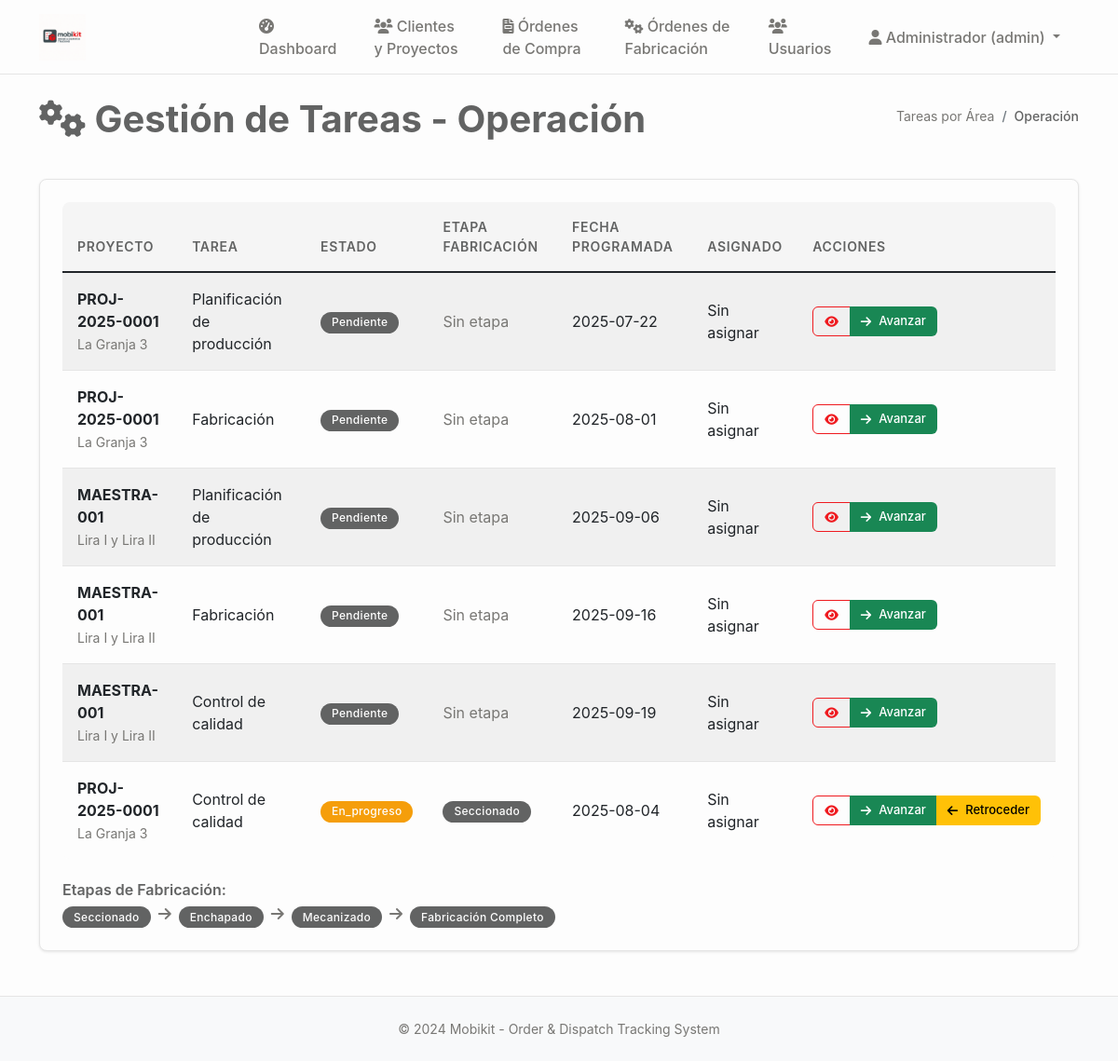
The page /tareas/operacion (signed in) on the database as committed earlier.
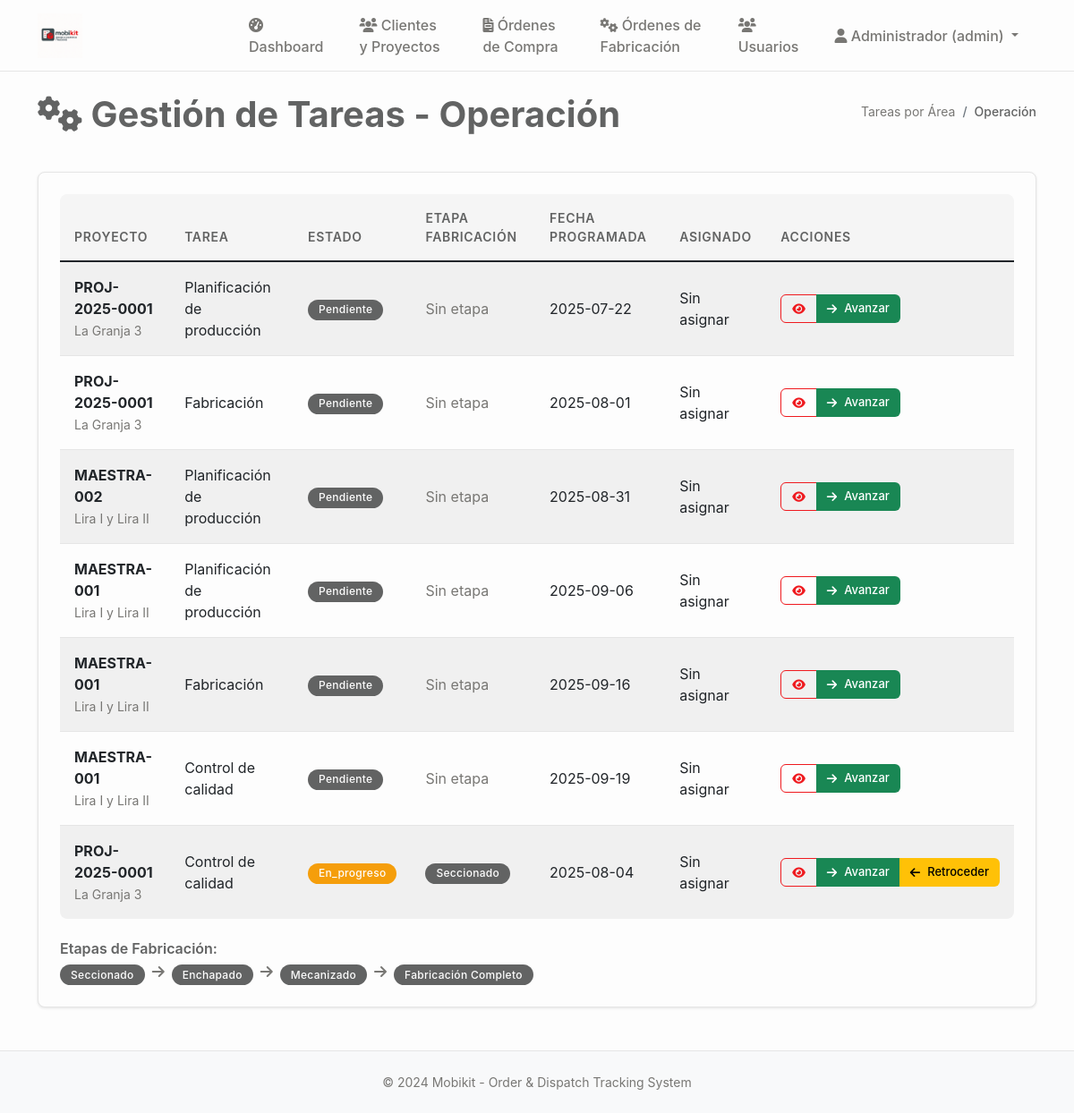
The same page on the database as committed later.
### tables this page shows
CREATE TABLE tareas (
    id INTEGER PRIMARY KEY AUTOINCREMENT,
    proyecto_id INTEGER NOT NULL,
    codigo TEXT, -- Código de tarea opcional
    titulo TEXT NOT NULL,
    descripcion TEXT,
    tipo TEXT DEFAULT 'general' CHECK (tipo IN ('diseño', 'fabricación', 'control_calidad', 'embalaje', 'despacho', 'general')),
    rol_asignado TEXT NOT NULL,
    usuario_asignado_id INTEGER,
    area_id INTEGER,
    estado TEXT DEFAULT 'pendiente' CHECK (estado IN ('pendiente', 'en_progreso', 'pausada', 'completada', 'cancelada')),
    prioridad TEXT DEFAULT 'media' CHECK (prioridad IN ('baja', 'media', 'alta', 'urgente')),
    fecha_programada DATE,
    fecha_inicio TIMESTAMP,
    fecha_completada TIMESTAMP,
    tiempo_estimado INTEGER, -- En horas
    tiempo_real INTEGER, -- En horas
    dependencias TEXT, -- JSON con IDs de tareas dependientes
    observaciones TEXT,
    created_at TIMESTAMP DEFAULT CURRENT_TIMESTAMP,
    updated_at TIMESTAMP DEFAULT CURRENT_TIMESTAMP, etapa_fabricacion TEXT 
                CHECK (etapa_fabricacion IN ('seccionado', 'enchapado', 'mecanizado', 'fabricacion_completo')),
    FOREIGN KEY (proyecto_id) REFERENCES proyectos (id),
    FOREIGN KEY (usuario_asignado_id) REFERENCES usuarios (id),
    FOREIGN KEY (area_id) REFERENCES areas (id)
);

CREATE TABLE proyectos (
                id INTEGER PRIMARY KEY AUTOINCREMENT,
                codigo TEXT UNIQUE NOT NULL,
                nombre TEXT NOT NULL,
                cliente_id INTEGER NOT NULL,
                descripcion TEXT,
                estado TEXT DEFAULT 'en_desarrollo' CHECK (estado IN ('en_desarrollo', 'aprobado_produccion', 'seccionado', 'enchapado', 'mecanizado', 'produccion_completa', 'embalando', 'listo_despacho', 'entregado', 'cancelado')),
                prioridad TEXT DEFAULT 'media' CHECK (prioridad IN ('baja', 'media', 'alta', 'urgente')),
                fecha_inicio DATE,
                fecha_entrega DATE,
                fecha_entrega_real DATE,
                diseñador_id INTEGER,
                supervisor_id INTEGER,
                presupuesto DECIMAL(12,2),
                costo_real DECIMAL(12,2),
                observaciones TEXT,
                created_at TIMESTAMP DEFAULT CURRENT_TIMESTAMP,
                updated_at TIMESTAMP DEFAULT CURRENT_TIMESTAMP, adjudicacion_tipo TEXT DEFAULT "orden_compra" CHECK (adjudicacion_tipo IN ("contrato", "orden_compra")), monto_neto DECIMAL(12,2), estado_proyecto TEXT DEFAULT "pendiente_presupuesto", monto_neto_provision DECIMAL(12,2), monto_neto_instalacion DECIMAL(12,2), fecha_estimada_inicio DATE,
                FOREIGN KEY (cliente_id) REFERENCES clientes (id),
                FOREIGN KEY (diseñador_id) REFERENCES usuarios (id),
                FOREIGN KEY (supervisor_id) REFERENCES usuarios (id)
            );

### main.py (the view)
@app.route('/tareas/operacion')
@login_required
@role_required(['operación', 'admin', 'general'])
def tareas_operacion():
    conn = sqlite3.connect('mobikit.db')
    cursor = conn.cursor()
    cursor.execute('''
        SELECT t.id, t.titulo, p.nombre as proyecto, p.codigo, t.estado,
               t.fecha_programada, t.descripcion, u.nombre as asignado,
               t.etapa_fabricacion, t.created_at
        FROM tareas t
        JOIN proyectos p ON t.proyecto_id = p.id
        LEFT JOIN usuarios u ON t.usuario_asignado_id = u.id
        WHERE t.rol_asignado = 'operación' OR t.tipo = 'fabricación'
        ORDER BY
            CASE t.estado
                WHEN 'pendiente' THEN 1
                WHEN 'en_progreso' THEN 2
                WHEN 'completada' THEN 3
            END,
            CASE t.etapa_fabricacion
                WHEN 'seccionado' THEN 1
                WHEN 'enchapado' THEN 2
                WHEN 'mecanizado' THEN 3
                WHEN 'fabricacion_completo' THEN 4
                ELSE 5
            END,
            t.fecha_programada ASC
    ''')
    tareas_list = cursor.fetchall()
    conn.close()
    return render_template('tareas_operacion.html', tareas=tareas_list)

### main.py (called while the page is built)
def login_required(f):
    @wraps(f)
    def decorated_function(*args, **kwargs):
        if 'user_id' not in session:
            return redirect(url_for('login'))
        return f(*args, **kwargs)
    return decorated_function

def role_required(roles):
    def decorator(f):
        @wraps(f)
        def decorated_function(*args, **kwargs):
            if 'user_role' not in session or session['user_role'] not in roles:
                flash('No tienes permisos para acceder a esta página', 'error')
                return redirect(url_for('dashboard'))
            return f(*args, **kwargs)
        return decorated_function
    return decorator

### templates/tareas_operacion.html (shortened to what the changed rows need)
{% extends "base.html" %}
{% block content %}
<div class="d-flex justify-content-between align-items-center mb-4">
    <h1><i class="fas fa-cogs"></i> Gestión de Tareas - Operación</h1>
</div>
<div class="card">
    <div class="card-body">
        {% if tareas %}
        <div class="table-responsive">
            <table class="table table-striped">
                <thead>
                    <tr>
                        <th>Proyecto</th>
                        <th>Tarea</th>
                        <th>Estado</th>
                        <th>Etapa Fabricación</th>
                        <th>Fecha Programada</th>
                        <th>Asignado</th>
                        <th>Acciones</th>
                    </tr>
                </thead>
                <tbody>
                    {% for tarea in tareas %}
                    <tr>
                        <td>
                            <strong>{{ tarea[3] }}</strong><br>
                            <small class="text-muted">{{ tarea[2] }}</small>
                        </td>
                        <td>{{ tarea[1] }}</td>
                        <td>
                            <span class="badge bg-{{ 'success' if tarea[4] == 'completada' else 'warning' if tarea[4] == 'en_progreso' else 'secondary' }}">
                                {{ tarea[4]|title }}
                            </span>
                        </td>
                        <td>
                            {% if tarea[8] %}
                            <span class="badge bg-info">{{ tarea[8]|title|replace('_', ' ') }}</span>
                            {% else %}
                            <span class="text-muted">Sin etapa</span>
                            {% endif %}
                        </td>
                        <td>{{ tarea[5] if tarea[5] else 'Sin fecha' }}</td>
                        <td>{{ tarea[7] if tarea[7] else 'Sin asignar' }}</td>
                        <td>
                            <div class="btn-group" role="group">
                                <a href="{{ url_for('tarea_detalle', tarea_id=tarea[0]) }}" class="btn btn-sm btn-outline-primary">
                                    <i class="fas fa-eye"></i>
                                </a>
                                {% if tarea[4] != 'completada' %}
                                <button class="btn btn-sm btn-success" onclick="avanzarTarea({{ tarea[0] }})">
                                    <i class="fas fa-arrow-right"></i> Avanzar
                                </button>
                                {% endif %}
                                {% if session.user_role in ['admin', 'general'] and tarea[4] != 'pendiente' %}
                                <button class="btn btn-sm btn-warning" onclick="retrocederTarea({{ tarea[0] }})">
                                    <i class="fas fa-arrow-left"></i> Retroceder
                                </button>
                                {% endif %}
                            </div>
                        </td>
                    </tr>
                    {% endfor %}
                </tbody>
            </table>
        </div>
        {% else %}
        <div class="text-center py-4">
            <i class="fas fa-cogs fa-3x text-muted mb-3"></i>
            <h5>No hay tareas de operación</h5>
            <p class="text-muted">Las tareas de operación aparecerán aquí cuando sean creadas.</p>
        </div>
        {% endif %}
    </div>
</div>
{% endblock %}

Rows that differ between the two databases and show on the page:
added tareas: codigo "MAESTRA-002", nombre "Lira I y Lira II", titulo "Planificación de producción", estado "Pendiente", shows "Sin etapa", fecha_programada "2025-08-31", tarea "Sin asignar"
